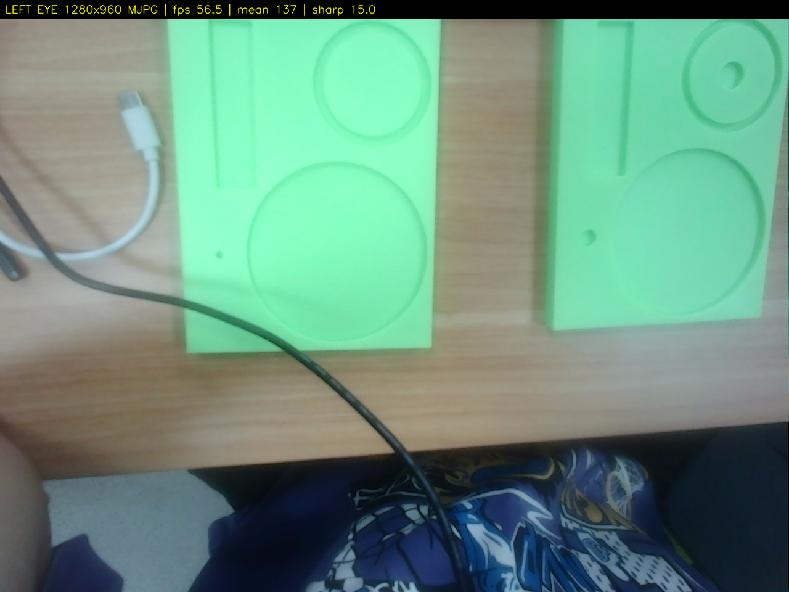
#> input picture test_1.png, 789 x 592 px
$ python -i zones.py   (imports and definitions only)
#> lines starting #> are read from the running program, lines starting #| are printed output that depends on the picture; after the words box and inside, x2 and y2 are one past the last pixel; in counts of white or black regions, pixels touching at a corner belong together
#> further down, picture is the input picture: shape (592, 789, 3); mean B, G, R 127, 146.1, 106.6
"""料盘区域的**图像算法**：暗色/绿色掩膜、料盘形状判据、粘连切分。

关键坑：两个黑色料盘挨着时，暗色掩膜会把它们连成一块，所以必须先找"缝"切开，再按料盘形状挑出左右两个。"""

from __future__ import annotations

import numpy as np
import cv2

from edge.constants import DEFAULT_DARK_V_MAX, DEFAULT_GREEN_HI, DEFAULT_GREEN_LO, DEFAULT_TRAY_MAX_SHARE, DEFAULT_TRAY_MIN_FILL, DEFAULT_TRAY_MIN_SHARE, DEFAULT_TRAY_SEAM_DROP, DEFAULT_TRAY_SHAPE_LIMIT, DEFAULT_TRAY_SPLIT_RATIO, DEFAULT_ZONE_SCAN_TOP, GREEN_MIN_AREA_RATIO, GREEN_MIN_FILL_RATIO
from edge.imaging import contours_to_boxes


# [24 lines left out: functions detect_green_regions, green_mask, not called in this run]

def dark_mask(frame, v_max=DEFAULT_DARK_V_MAX, morph=7, scan_top=DEFAULT_ZONE_SCAN_TOP):
    """黑色料盘的二值掩码（0/255）——料盘改成黑色后用它替代绿色分割。

    思路：木桌亮、料盘暗，所以在 HSV 里只取"明度 V 足够低"的像素。
    两个坑：
      · 画面顶部那片黑色机器臂同样是暗的 → 用 scan_top 把上面一刀切掉；
      · 料盘上的反光/高光会把暗块打洞 → 闭运算补洞。
    HSV 而不是直接灰度，是因为灰度对黄木桌的亮度差更敏感，V 通道更稳。
    """
#> called with v_max = 100, morph = 7, scan_top = 0.36
    hsv = cv2.cvtColor(frame, cv2.COLOR_BGR2HSV)
#> hsv: shape (592, 789, 3); mean H, S, V 63.7, 87.2, 152
    mask = cv2.inRange(hsv[:, :, 2], 0, int(v_max))
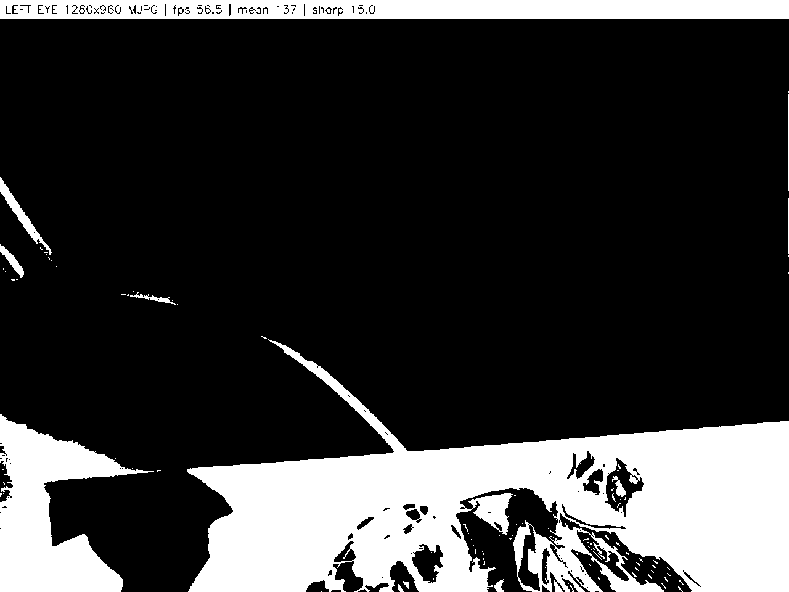
#> mask: shape (592, 789); 21.8% white; 95 white regions (83 under 20 px), largest, box (x1, y1, x2, y2) and area: (187, 339, 789, 592) 72817, (0, 0, 789, 19) 14263, (0, 414, 154, 592) 13117
    if scan_top and scan_top > 0:
        cut = int(round(frame.shape[0] * float(scan_top)))
#> cut = 213
        if cut > 0:
            mask[:cut, :] = 0                      # 上半屏（机器臂）不参与候选
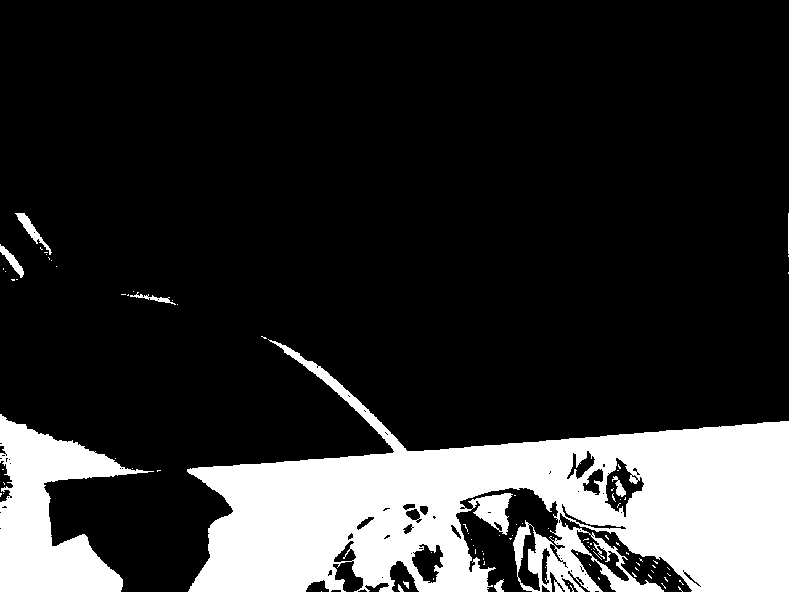
#> mask: shape (592, 789); 18.7% white; 92 white regions (82 under 20 px), largest, box (x1, y1, x2, y2) and area: (187, 339, 789, 592) 72817, (0, 414, 154, 592) 13117, (15, 213, 52, 255) 336
    if morph > 0:
        kernel = cv2.getStructuringElement(cv2.MORPH_ELLIPSE, (morph, morph))
        mask = cv2.morphologyEx(mask, cv2.MORPH_OPEN, kernel, iterations=2)
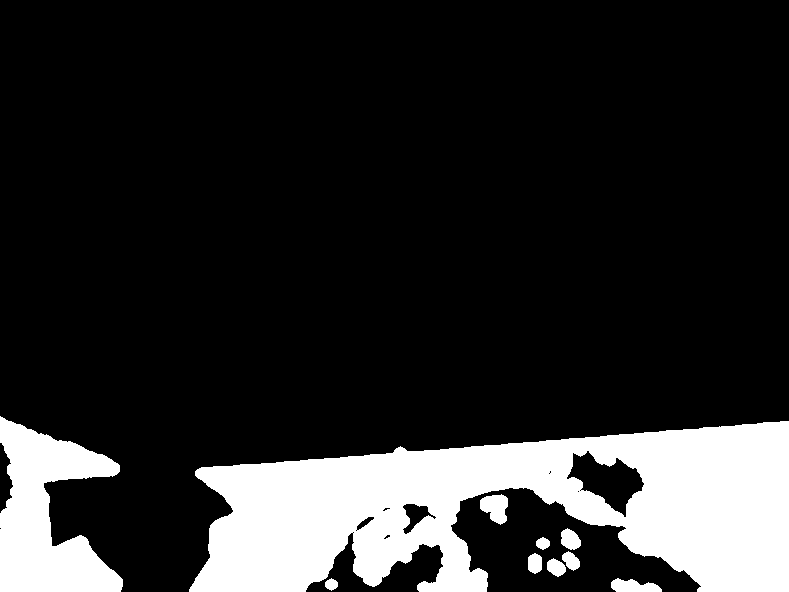
#> mask: shape (592, 789); 16.9% white; 10 white regions, largest, box (x1, y1, x2, y2) and area: (189, 421, 789, 592) 63771, (0, 416, 123, 592) 12706, (480, 494, 508, 525) 597
        mask = cv2.morphologyEx(mask, cv2.MORPH_CLOSE, kernel, iterations=3)
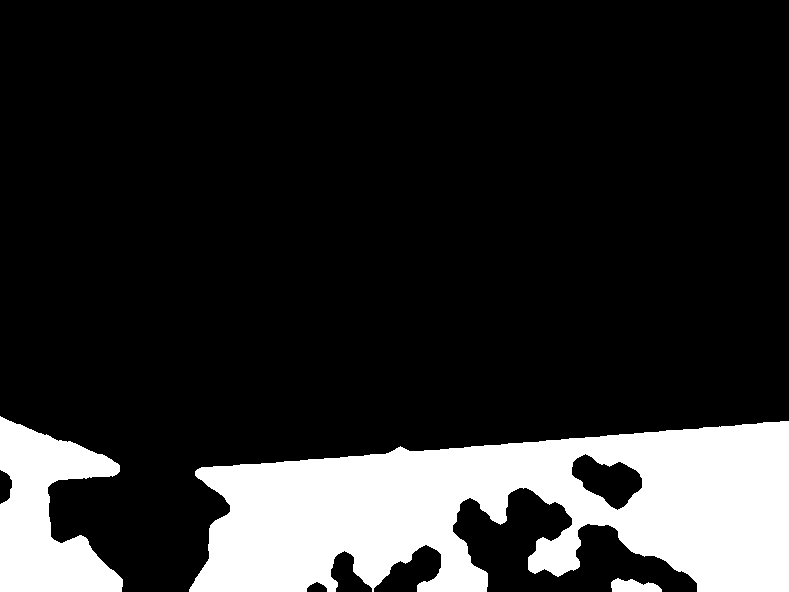
#> mask: shape (592, 789); 17.4% white; 3 white regions, box (x1, y1, x2, y2) and area: (189, 421, 789, 592) 67891, (0, 416, 123, 592) 13058, (611, 578, 662, 592) 508
    return mask

def zone_mask(frame, mode="dark", green_lo=DEFAULT_GREEN_LO, green_hi=DEFAULT_GREEN_HI,
              v_max=DEFAULT_DARK_V_MAX, scan_top=DEFAULT_ZONE_SCAN_TOP):
    """按 --zone-mode 选掩码：dark=黑色料盘（默认），green=老版绿色料盘。"""
    if mode == "green":
        return green_mask(frame, green_lo, green_hi)
    return dark_mask(frame, v_max=v_max, scan_top=scan_top)

# [190 lines left out: functions tray_like, normalize_tray_boxes, tray_pair_ok, split_touching_trays, _row_overlap, pick_tray_boxes, not called in this run]

>>> import cv2
>>> picture = cv2.imread('../test_1.png')
>>> result = zone_mask(picture)

$ run again, on test_10.png
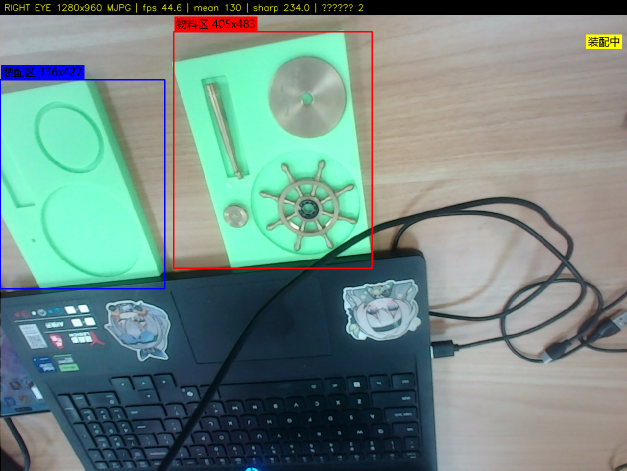
#> input picture test_10.png, 1254 x 941 px (shown at 1/2 size)
#> picture is the input picture: shape (941, 1254, 3); mean B, G, R 131.8, 138.4, 113.7
#> hsv: shape (941, 1254, 3); mean H, S, V 62.6, 81.5, 149.1
#> in dark_mask, `mask[:cut, :] = 0`:
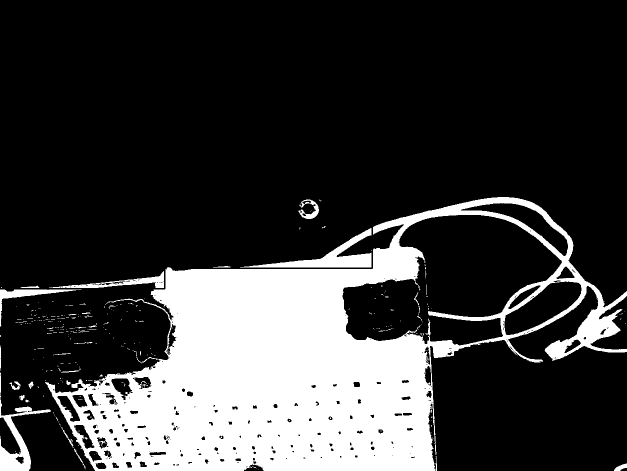
#> mask: shape (941, 1254) (shown at 1/2 size); 22.5% white; 307 white regions (274 under 20 px), largest, box (x1, y1, x2, y2) and area: (90, 394, 1254, 941) 249728, (480, 456, 743, 535) 5132, (0, 745, 102, 941) 4087
#> in dark_mask, `mask = cv2.morphologyEx(mask, cv2.MORPH_CLOSE, kernel, iterations=3)`:
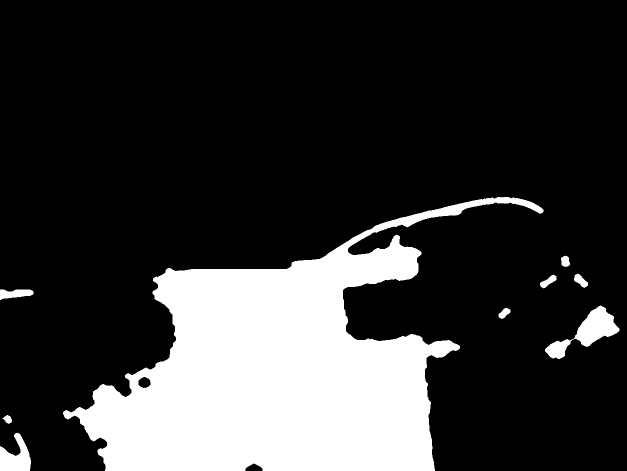
#> mask: shape (941, 1254) (shown at 1/2 size); 20.9% white; 9 white regions, largest, box (x1, y1, x2, y2) and area: (126, 394, 1087, 941) 235288, (1090, 611, 1239, 718) 5353, (0, 865, 62, 941) 2766

$ run again, on test_11.png
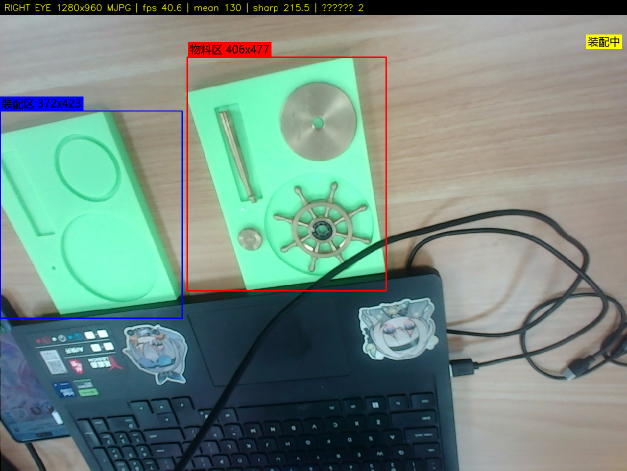
#> input picture test_11.png, 1254 x 941 px (shown at 1/2 size)
#> picture is the input picture: shape (941, 1254, 3); mean B, G, R 128.7, 138.7, 114.6
#> hsv: shape (941, 1254, 3); mean H, S, V 58.7, 80.1, 148.4
#> in dark_mask, `mask[:cut, :] = 0`:
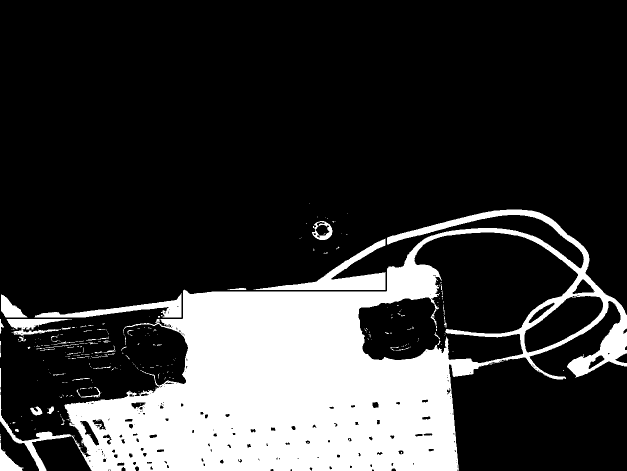
#> mask: shape (941, 1254) (shown at 1/2 size); 21.4% white; 295 white regions (247 under 20 px), largest, box (x1, y1, x2, y2) and area: (0, 419, 1254, 941) 234859, (507, 477, 771, 580) 6527, (69, 586, 363, 635) 3790
#> in dark_mask, `mask = cv2.morphologyEx(mask, cv2.MORPH_CLOSE, kernel, iterations=3)`:
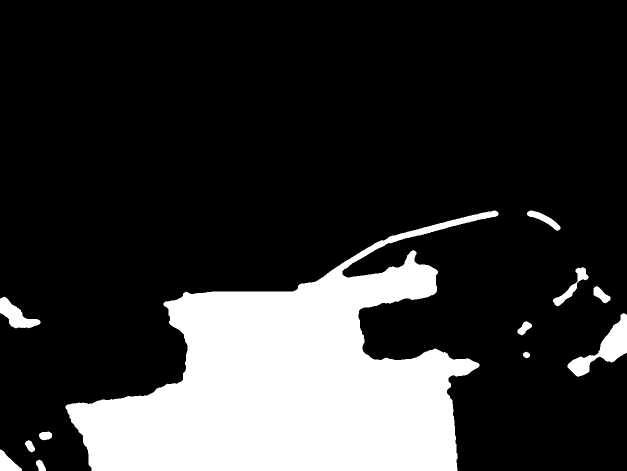
#> mask: shape (941, 1254) (shown at 1/2 size); 19.9% white; 12 white regions, largest, box (x1, y1, x2, y2) and area: (131, 421, 997, 941) 222022, (1135, 626, 1254, 754) 4950, (0, 593, 81, 657) 2318

$ run again, on test_12.png
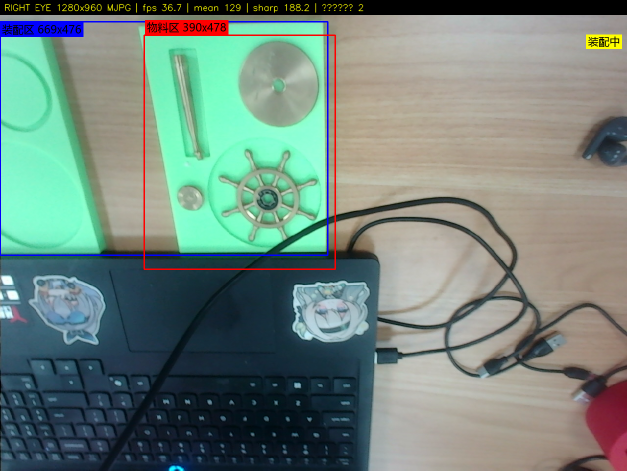
#> input picture test_12.png, 1254 x 941 px (shown at 1/2 size)
#> picture is the input picture: shape (941, 1254, 3); mean B, G, R 124.4, 133.1, 113.7
#> hsv: shape (941, 1254, 3); mean H, S, V 58.2, 83.5, 145
#> in dark_mask, `mask = cv2.inRange(hsv[:, :, 2], 0, int(v_max))`:
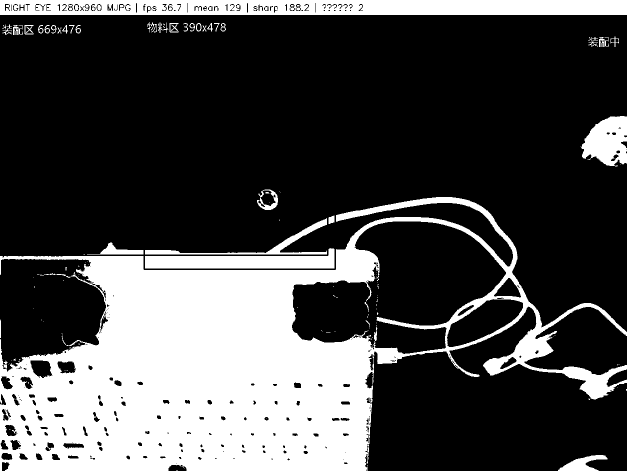
#> mask: shape (941, 1254) (shown at 1/2 size); 28.3% white; 157 white regions (104 under 20 px), largest, box (x1, y1, x2, y2) and area: (0, 394, 1254, 941) 272831, (0, 0, 1254, 30) 35043, (290, 496, 669, 537) 9655
#> in dark_mask, `mask = cv2.morphologyEx(mask, cv2.MORPH_CLOSE, kernel, iterations=3)`:
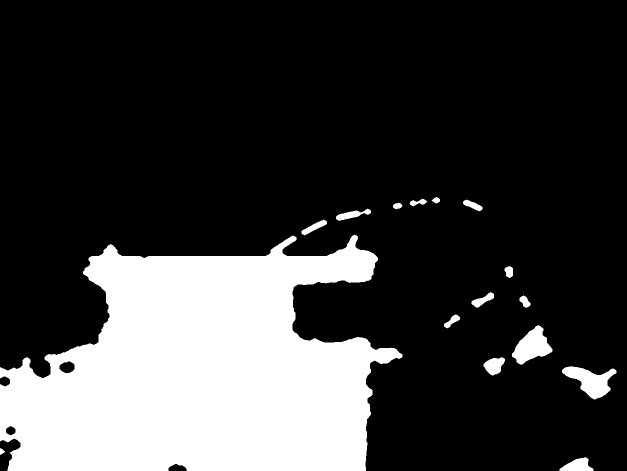
#> mask: shape (941, 1254) (shown at 1/2 size); 23.2% white; 16 white regions, largest, box (x1, y1, x2, y2) and area: (0, 469, 805, 941) 260444, (1124, 733, 1233, 799) 3553, (1024, 650, 1105, 730) 3472
